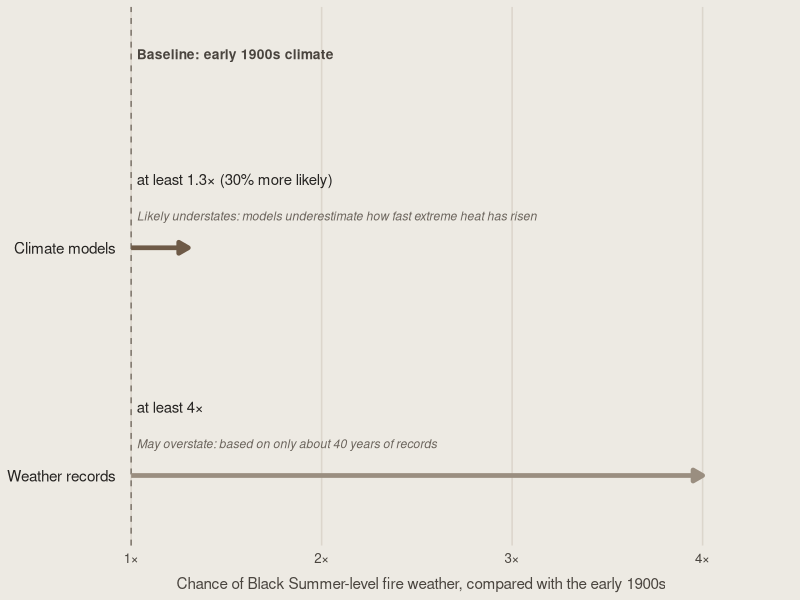

Here is the R script that generated this plot:
## ---- chunk 1
#| label: fig-odds
#| fig-cap: "Both kinds of evidence show that fire weather like Black Summer's is now more likely than in the early 1900s. Each arrow shows the smallest likely increase, so the true change could be larger.Source: @vanoldenborgh2021."
#| fig-alt: "Arrow chart comparing the chance of Black Summer-level fire weather today with the early 1900s climate, which is the baseline. Climate models: at least 1.3 times as likely, or 30% more likely, and probably too low because models miss how fast extreme heat is rising. Weather records since 1979: at least 4 times as likely, but based on a short record and probably too high."
#| fig-width: 8
#| fig-height: 3.2
#| code-fold: true
#| warning: false
#| message: false

library(tidyverse)

odds <- tibble(
  evidence = c("models", "records"),
  y        = c(2, 1),
  at_least = c(1.3, 4),
  label    = c("at least 1.3× (30% more likely)", "at least 4×"),
  note     = c("Likely understates: models underestimate how fast extreme heat has risen",
               "May overstate: based on only about 40 years of records")
)

ggplot(odds, aes(y = y)) +
  geom_vline(xintercept = 1, colour = "#7A7268", linetype = "dashed") +
  annotate("text", x = 1.03, y = 2.85, hjust = 0, size = 3.5,
           fontface = "bold", colour = "#4A453F",
           label = "Baseline: early 1900s climate") +
  geom_segment(aes(x = 1, xend = at_least, yend = y, colour = evidence),
               linewidth = 1.6,
               arrow = arrow(length = unit(0.28, "cm"), type = "closed")) +
  geom_text(aes(x = 1.03, y = y + 0.30, label = label),
            hjust = 0, size = 3.8, colour = "#262422") +
  geom_text(aes(x = 1.03, y = y + 0.14, label = note),
            hjust = 0, size = 3.1, colour = "#6B645C", fontface = "italic") +
  scale_colour_manual(values = c(models = "#6E5A47", records = "#9A8E80"),
                      guide = "none") +
  scale_x_continuous(limits = c(1, 4.3), breaks = 1:4,
                     labels = c("1×", "2×", "3×", "4×"),
                     expand = expansion(mult = c(0, 0.02))) +
    scale_y_continuous(limits = c(0.8, 2.95), breaks = c(2, 1),
                     labels = c("Climate models", "Weather records")) +
  coord_cartesian(clip = "off") +
  labs(x = "Chance of Black Summer-level fire weather, compared with the early 1900s",
       y = NULL) +
  theme_minimal(base_size = 12) +
  theme(
    plot.background    = element_rect(fill = "#EDEAE3", colour = NA),
    plot.margin        = margin(5, 20, 5, 5),
    panel.grid.major.y = element_blank(),
    panel.grid.minor   = element_blank(),
    panel.grid.major.x = element_line(colour = "#DCD6CC"),
    text               = element_text(colour = "#262422"),
    axis.text.y        = element_text(hjust = 1, colour = "#262422", size = 11,
                                      margin = margin(r = 8)),
    axis.text.x        = element_text(colour = "#4A453F"),
    axis.title.x       = element_text(size = 11, colour = "#4A453F",
                                      hjust = 0.3, margin = margin(t = 8))
  )
